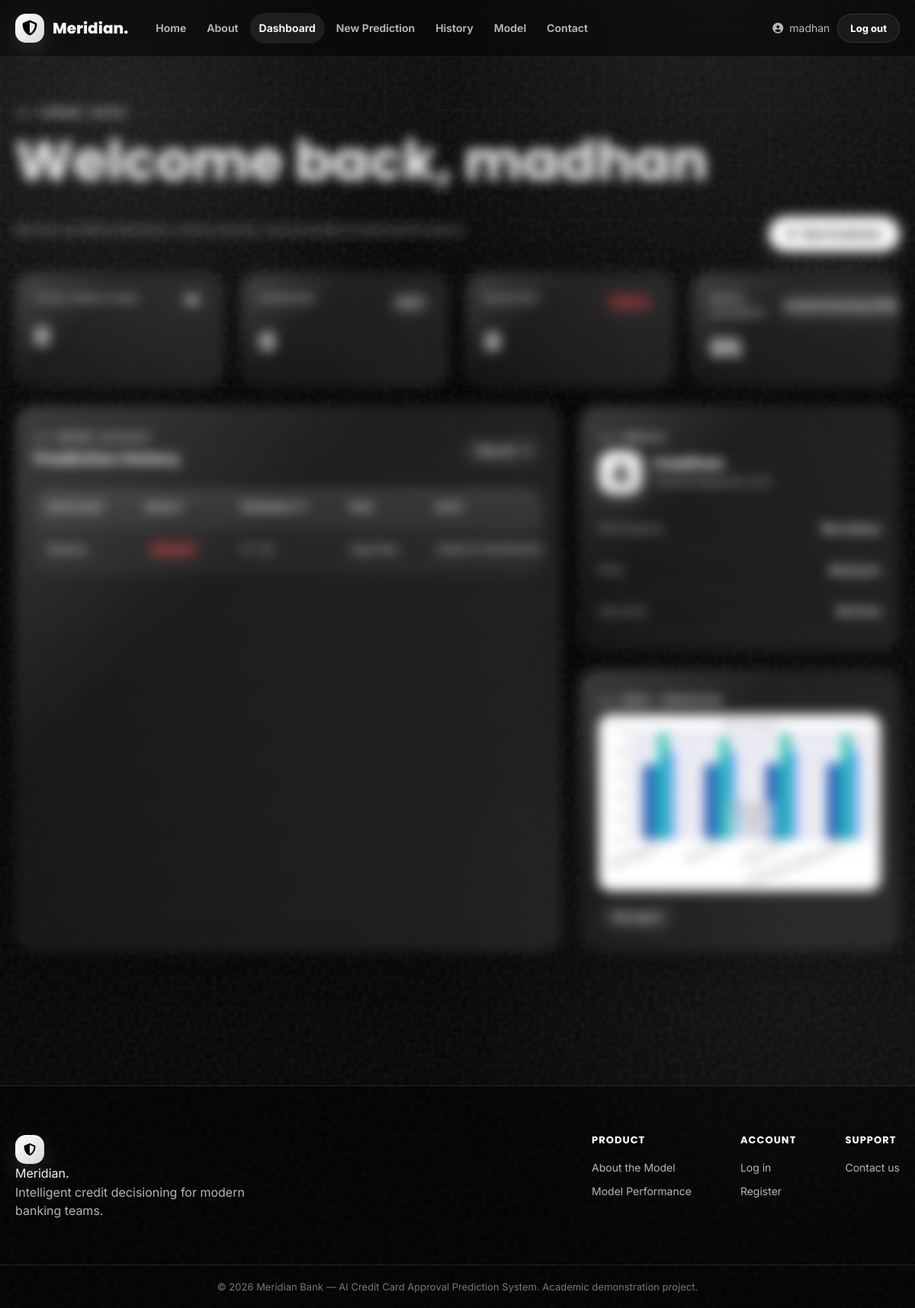
The page /dashboard (signed in) on the database its author committed.
### tables this page shows
CREATE TABLE Users (
    UserID INTEGER PRIMARY KEY AUTOINCREMENT,
    Name TEXT NOT NULL,
    Email TEXT UNIQUE NOT NULL,
    PasswordHash TEXT NOT NULL,
    Role TEXT DEFAULT 'user',
    CreatedAt TEXT DEFAULT CURRENT_TIMESTAMP
);

CREATE TABLE PredictionHistory (
    PredictionID INTEGER PRIMARY KEY AUTOINCREMENT,
    UserID INTEGER,
    ApplicantID INTEGER,
    ApplicantName TEXT,
    ApprovalResult TEXT,
    Probability REAL,
    RiskLevel TEXT,
    ModelUsed TEXT,
    PredictionDate TEXT DEFAULT CURRENT_TIMESTAMP,
    FOREIGN KEY (UserID) REFERENCES Users(UserID),
    FOREIGN KEY (ApplicantID) REFERENCES ApplicantDetails(ApplicantID)
);

### app_blueprints/main.py (the view)
@bp.route("/dashboard")
@login_required
def dashboard():
    db = get_db()
    user_id = g.user["UserID"]
    total = db.execute(
        "SELECT COUNT(*) c FROM PredictionHistory WHERE UserID = ?", (user_id,)
    ).fetchone()["c"]
    approved = db.execute(
        "SELECT COUNT(*) c FROM PredictionHistory WHERE UserID = ? AND ApprovalResult = 'Approved'",
        (user_id,),
    ).fetchone()["c"]
    rejected = total - approved
    recent = db.execute(
        "SELECT * FROM PredictionHistory WHERE UserID = ? ORDER BY PredictionDate DESC LIMIT 6",
        (user_id,),
    ).fetchall()
    metrics = load_metrics()
    model_accuracy = metrics["results"][metrics["best_model"]]["accuracy"] * 100 if metrics else 0
    return render_template(
        "dashboard.html",
        total=total, approved=approved, rejected=rejected,
        recent=recent, model_accuracy=round(model_accuracy, 2),
        best_model=metrics["best_model"] if metrics else "N/A",
    )

### app.py (called while the page is built)
def create_app():
    app = Flask(__name__)
    app.config.from_object(Config)
    db.init_app(app)
    from app_blueprints import auth, main
    app.register_blueprint(auth.bp)
    app.register_blueprint(main.bp)
    @app.context_processor
    def inject_globals():
        from flask import g
        return {"current_user": g.get("user")}
    @app.errorhandler(404)
    def not_found(e):
        return render_template("404.html"), 404
    @app.errorhandler(500)
    def server_error(e):
        return render_template("500.html"), 500
    return app

### app_blueprints/auth.py (called while the page is built)
def login_required(view):
    @functools.wraps(view)
    def wrapped_view(**kwargs):
        if g.get("user") is None:
            flash("Please log in to continue.", "warning")
            return redirect(url_for("auth.login", next=request.path))
        return view(**kwargs)
    return wrapped_view

@bp.before_app_request
def load_logged_in_user():
    user_id = session.get("user_id")
    if user_id is None:
        g.user = None
    else:
        db = get_db()
        g.user = db.execute(
            "SELECT * FROM Users WHERE UserID = ?", (user_id,)
        ).fetchone()

### app_blueprints/main.py (called while the page is built)
def load_metrics():
    metrics_path = os.path.join(current_app.config["MODEL_DIR"], "metrics.json")
    if not os.path.exists(metrics_path):
        return None
    with open(metrics_path) as f:
        return json.load(f)

### db.py (called while the page is built)
def get_db():
    if "db" not in g:
        g.db = sqlite3.connect(current_app.config["DATABASE_PATH"])
        g.db.row_factory = sqlite3.Row
        g.db.execute("PRAGMA foreign_keys = ON")
    return g.db

### templates/dashboard.html (shortened to what this page needs)
{% extends "base.html" %}
{% block content %}
<section class="section" style="padding-top:56px">
  <div class="container">
    <div class="predict-header" data-aos>
      <div>
        <div class="eyebrow">Command center</div>
        <h1>Welcome back, {{ current_user['Name'].split(' ')[0] }}</h1>
        <p>Monitor portfolio decisions, recent activity, and promoted model performance.</p>
      </div>
      <a href="{{ url_for('main.predict') }}" class="btn btn-primary"><i class="fa-solid fa-bolt"></i> New Prediction</a>
    </div>
    <div class="grid grid-4" style="margin-bottom:24px">
      <div class="card stat-card" data-aos>
        <div class="stat-top"><span class="stat-label">Total predictions</span><span class="stat-pill pill-blue"><i class="fa-solid fa-layer-group"></i></span></div>
        <div class="stat-value" data-counter="{{ total }}">0</div>
      </div>
      <div class="card stat-card" data-aos>
        <div class="stat-top"><span class="stat-label">Approved</span><span class="stat-pill pill-green">{{ ((approved/total*100)|round(1)) if total else 0 }}%</span></div>
        <div class="stat-value" data-counter="{{ approved }}">0</div>
      </div>
      <div class="card stat-card" data-aos>
        <div class="stat-top"><span class="stat-label">Rejected</span><span class="stat-pill pill-red">{{ ((rejected/total*100)|round(1)) if total else 0 }}%</span></div>
        <div class="stat-value" data-counter="{{ rejected }}">0</div>
      </div>
      <div class="card stat-card" data-aos>
        <div class="stat-top"><span class="stat-label">Model accuracy</span><span class="stat-pill pill-blue">{{ best_model }}</span></div>
        <div class="stat-value"><span data-counter="{{ model_accuracy }}" data-decimals="1">0</span>%</div>
      </div>
    </div>
    <div class="grid dashboard-grid">
      <div class="card" data-aos>
        <div style="display:flex;justify-content:space-between;gap:16px;align-items:center;margin-bottom:16px">
          <div>
            <div class="eyebrow" style="margin-bottom:8px">Recent activity</div>
            <h3>Prediction history</h3>
          </div>
          <a href="{{ url_for('main.history') }}" class="btn btn-ghost btn-sm">View all <i class="fa-solid fa-arrow-right"></i></a>
        </div>
        {% if recent %}
        <div class="table-wrap">
          <table>
            <thead><tr><th>Applicant</th><th>Result</th><th>Probability</th><th>Risk</th><th>Date</th></tr></thead>
            <tbody>
              {% for r in recent %}
              <tr>
                <td>{{ r['ApplicantName'] }}</td>
                <td><span class="badge {{ 'pill-green' if r['ApprovalResult']=='Approved' else 'pill-red' }}">{{ r['ApprovalResult'] }}</span></td>
                <td class="mono">{{ r['Probability'] }}%</td>
                <td>{{ r['RiskLevel'] }}</td>
                <td>{{ r['PredictionDate'] }}</td>
              </tr>
              {% endfor %}
            </tbody>
          </table>
        </div>
        {% endif %}
      </div>
      <aside class="grid" style="gap:24px">
        <div class="card" data-aos>
          <div class="eyebrow" style="margin-bottom:8px">Profile</div>
          <div style="display:flex;gap:14px;align-items:center;margin-bottom:18px">
            <div class="brand-mark" style="width:58px;height:58px;border-radius:20px;font-size:22px"><i class="fa-solid fa-user"></i></div>
            <div><h3 style="margin:0">{{ current_user['Name'] }}</h3><p style="margin:0">{{ current_user['Email'] }}</p></div>
          </div>
          <div class="result-detail-row"><span>Workspace</span><span>Meridian</span></div>
          <div class="result-detail-row"><span>Role</span><span>Analyst</span></div>
          <div class="result-detail-row"><span>Security</span><span style="color:var(--green-600)">Active</span></div>
        </div>
        <div class="card" data-aos>
          <div class="eyebrow" style="margin-bottom:8px">Model comparison</div>
          <img src="{{ url_for('static', filename='images/charts/model_comparison.png') }}" alt="Model comparison chart" loading="lazy">
          <a href="{{ url_for('main.performance') }}" class="btn btn-ghost btn-sm" style="margin-top:16px">Full report</a>
        </div>
      </aside>
    </div>
  </div>
</section>
{% endblock %}

### templates/base.html (shortened to what this page needs)
<!DOCTYPE html>
<html lang="en">
<head>
<link rel="stylesheet" href="https://cdnjs.cloudflare.com/ajax/libs/font-awesome/6.5.1/css/all.min.css">
<link rel="stylesheet" href="{{ url_for('static', filename='css/style.css') }}">
</head>
<body class="{% block body_class %}{% endblock %}">
<nav class="navbar" id="navbar">
  <div class="nav-wrap">
    <a href="{{ url_for('main.landing') }}" class="brand">
      <span class="brand-mark"><i class="fa-solid fa-shield-halved"></i></span>
      <span class="brand-text">Meridian<span class="brand-accent">.</span></span>
    </a>
    <div class="nav-links" id="navLinks">
      <a href="{{ url_for('main.landing') }}" class="{{ 'active' if request.endpoint=='main.landing' }}">Home</a>
      <a href="{{ url_for('main.about') }}" class="{{ 'active' if request.endpoint=='main.about' }}">About</a>
      {% if current_user %}
        <a href="{{ url_for('main.dashboard') }}" class="{{ 'active' if request.endpoint=='main.dashboard' }}">Dashboard</a>
        <a href="{{ url_for('main.predict') }}" class="{{ 'active' if request.endpoint=='main.predict' }}">New Prediction</a>
        <a href="{{ url_for('main.history') }}" class="{{ 'active' if request.endpoint=='main.history' }}">History</a>
        <a href="{{ url_for('main.performance') }}" class="{{ 'active' if request.endpoint=='main.performance' }}">Model</a>
      {% endif %}
      <a href="{{ url_for('main.contact') }}" class="{{ 'active' if request.endpoint=='main.contact' }}">Contact</a>
    </div>
    <div class="nav-actions">
      {% if current_user %}
        <span class="nav-user"><i class="fa-solid fa-circle-user"></i> {{ current_user['Name'].split(' ')[0] }}</span>
        <a href="{{ url_for('auth.logout') }}" class="btn btn-ghost btn-sm">Log out</a>
      {% else %}
        <a href="{{ url_for('auth.login') }}" class="btn btn-ghost btn-sm">Log in</a>
        <a href="{{ url_for('auth.register') }}" class="btn btn-primary btn-sm">Get Started</a>
      {% endif %}
    </div>
  </div>
</nav>
<main>
{% block content %}{% endblock %}
</main>
<footer class="site-footer">
  <div class="footer-wrap">
    <div class="footer-brand">
      <span class="brand-mark"><i class="fa-solid fa-shield-halved"></i></span>
      <span class="brand-text">Meridian<span class="brand-accent">.</span></span>
      <p>Intelligent credit decisioning for modern banking teams.</p>
    </div>
    <div class="footer-links">
      <div>
        <h4>Product</h4>
        <a href="{{ url_for('main.about') }}">About the Model</a>
        <a href="{{ url_for('main.performance') }}">Model Performance</a>
      </div>
      <div>
        <h4>Account</h4>
        <a href="{{ url_for('auth.login') }}">Log in</a>
        <a href="{{ url_for('auth.register') }}">Register</a>
      </div>
      <div>
        <h4>Support</h4>
        <a href="{{ url_for('main.contact') }}">Contact us</a>
      </div>
    </div>
  </div>
  <div class="footer-bottom">
    <span>&copy; 2026 Meridian Bank — AI Credit Card Approval Prediction System. Academic demonstration project.</span>
  </div>
</footer>
</body>
</html>

### rows shown on the page
Users: Name "madhan", Email "madhan@gmail.com"
PredictionHistory: ApplicantName "Madhan", RiskLevel "High Risk", PredictionDate "2026-07-09…"

### other values the page prints
{{ ((approved/total*100)|round(1)) if total else 0 }} "0.0"
{{ best_model }} "Gradient Boosting…"
